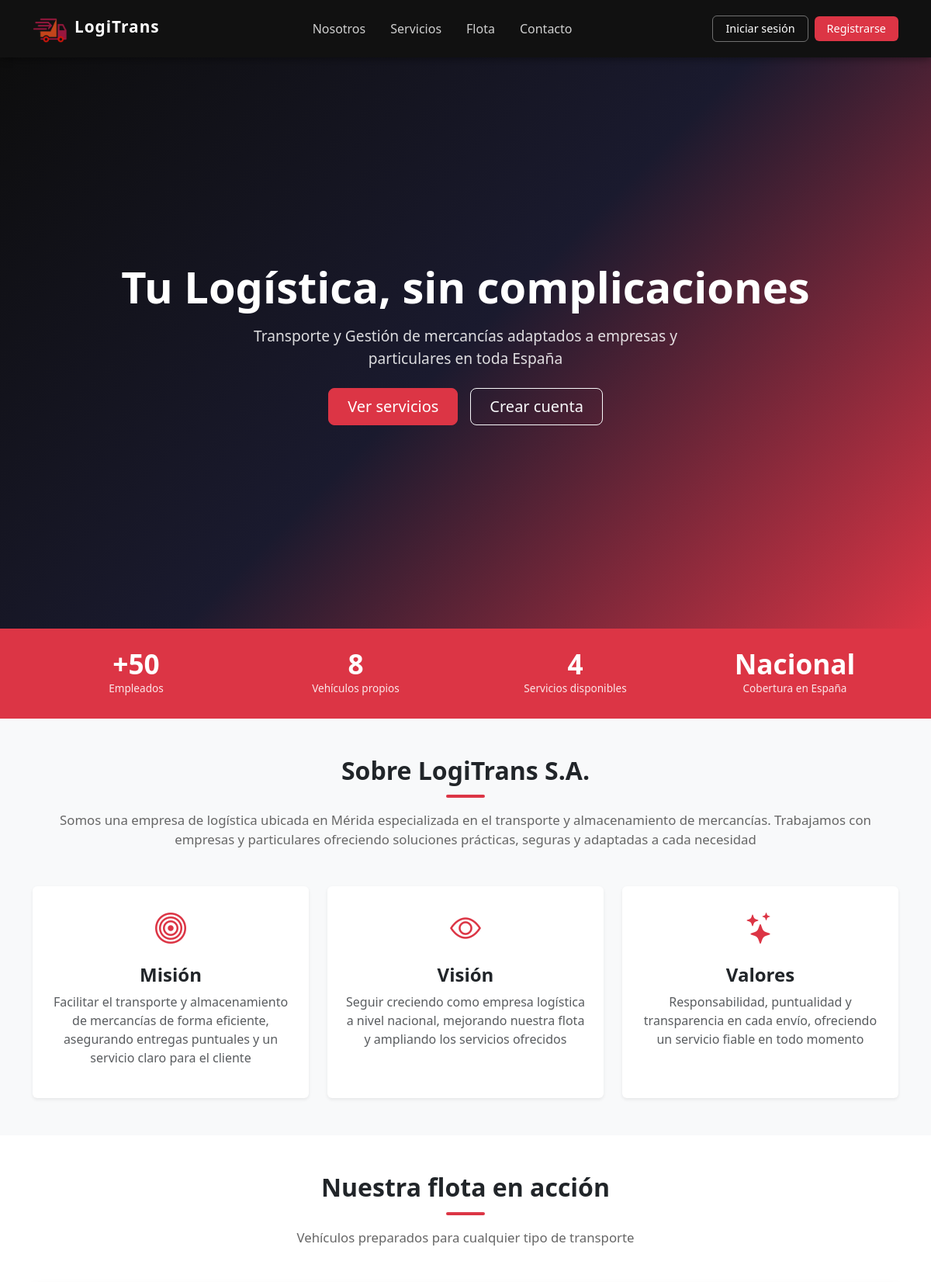
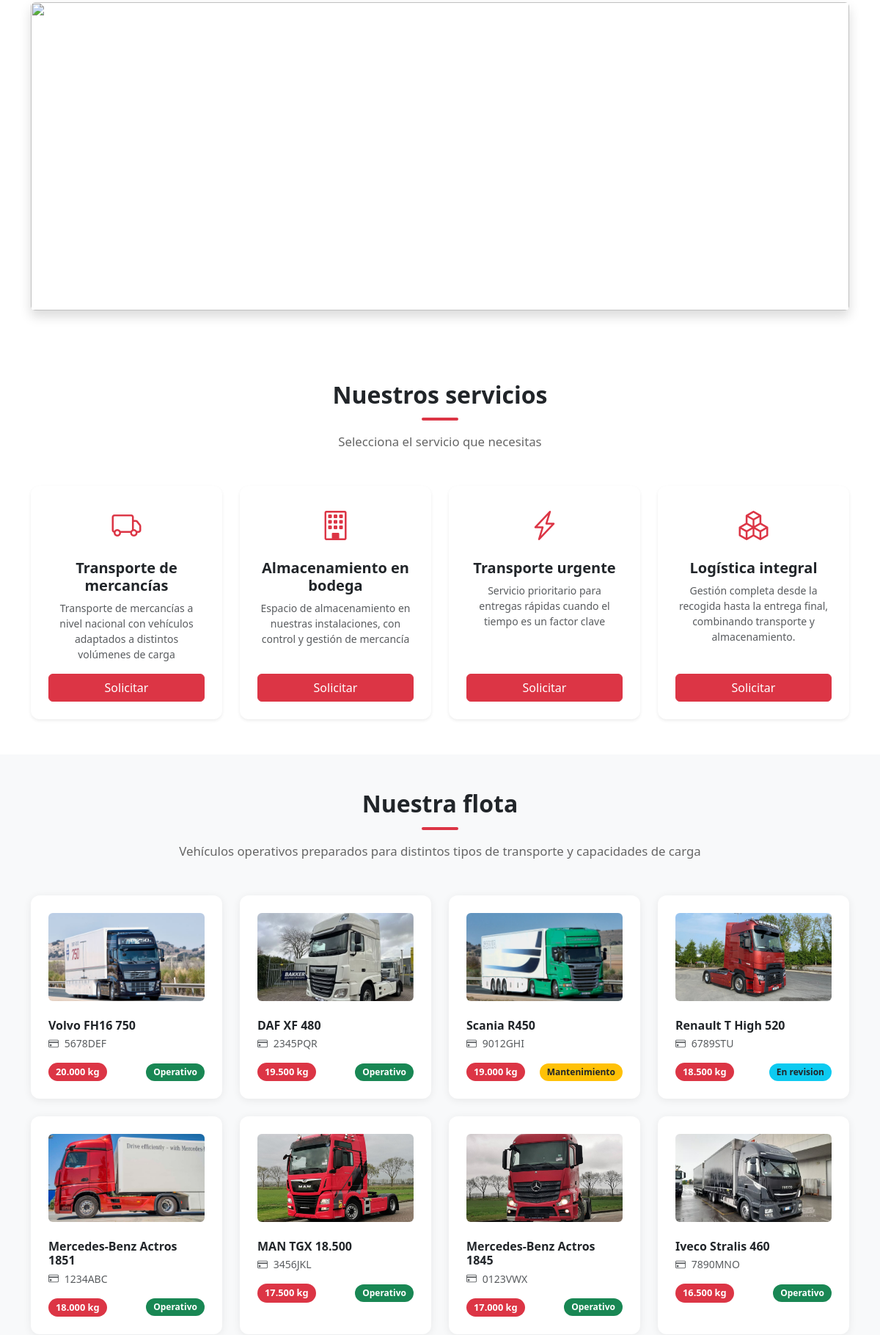
The app's page /servidor_web/www/index.php (upper part) with its own data (2 pictures, top to bottom).
### tables this page shows
CREATE TABLE IF NOT EXISTS VEHICULOS (
    ID_VEHICULO               INT AUTO_INCREMENT PRIMARY KEY,
    MATRICULA_VEHI            VARCHAR(7) NOT NULL UNIQUE,
    MARCA_VEHI                VARCHAR(30),
    MODELO_VEHI               VARCHAR(30),
    CAPACIDAD_VEHI            DECIMAL(10,2) NOT NULL,
    ESTADO_MANTENIMIENTO_VEHI VARCHAR(15)
);

### servidor_web/www/index.php (the view, shortened to what this page needs)
<?php
try {
    $pdo = conectar();
    $vehiculos = $pdo->query(
        "SELECT MATRICULA_VEHI, MARCA_VEHI, MODELO_VEHI, CAPACIDAD_VEHI, ESTADO_MANTENIMIENTO_VEHI
         FROM VEHICULOS
         ORDER BY CAPACIDAD_VEHI DESC"
    )->fetchAll();
} catch (Exception $e) {
    $vehiculos = [];
}
?>
<!DOCTYPE html>
<html lang="es">
<head>
    <link href="https://cdn.jsdelivr.net/npm/bootstrap@5.3.0/dist/css/bootstrap.min.css" rel="stylesheet">
    <link rel="stylesheet" href="https://cdn.jsdelivr.net/npm/bootstrap-icons@1.11.0/font/bootstrap-icons.css">
    <link rel="stylesheet" href="CSS/style.css">
</head>
<body>
<nav class="navbar navbar-expand-lg navbar-logitrans">
    <div class="container">
        <a class="navbar-brand" href="index.php">
            <img src="Imagenes/logo_sinfond.png" alt="LogiTrans S.A." height="35" class="d-inline-block align-text-top me-2">LogiTrans
        </a>
        <div class="collapse navbar-collapse" id="navMenu">
            <ul class="navbar-nav mx-auto gap-1">
                <li class="nav-item"><a class="nav-link" href="#nosotros">Nosotros</a></li>
                <li class="nav-item"><a class="nav-link" href="#servicios">Servicios</a></li>
                <li class="nav-item"><a class="nav-link" href="#flota">Flota</a></li>
                <li class="nav-item"><a class="nav-link" href="#contacto">Contacto</a></li>
            </ul>
            <div class="d-flex gap-2 align-items-center">
                <?php if (isset($_SESSION['usuario'])): ?>
                    <a href="dashboard.php" class="btn-nav-login text-decoration-none">
                        <i class="bi bi-person-circle me-1"></i><?php echo htmlspecialchars($_SESSION['usuario']); ?>
                    </a>
                    <a href="logout.php" class="btn-nav-login text-decoration-none">Salir</a>
                <?php else: ?>
                    <a href="login.php" class="btn-nav-login text-decoration-none">Iniciar sesión</a>
                    <a href="registro.php" class="btn-nav-register text-decoration-none">Registrarse</a>
                <?php endif; ?>
            </div>
        </div>
    </div>
</nav>
<section class="hero text-white">
    <div>
        <h1 class="fw-bold titulo-animado">Tu Logística, sin complicaciones</h1>
        <p class="mt-3">
            Transporte y Gestión de mercancías adaptados a empresas y particulares en toda España
        </p>
        <div class="mt-4 d-flex gap-3 justify-content-center flex-wrap">
            <a href="#servicios" class="btn btn-danger btn-lg px-4">Ver servicios</a>
            <?php if (!isset($_SESSION['usuario'])): ?>
                <a href="registro.php" class="btn btn-outline-light btn-lg px-4">Crear cuenta</a>
            <?php else: ?>
                <a href="dashboard.php" class="btn btn-outline-light btn-lg px-4">Mi panel</a>
            <?php endif; ?>
        </div>
    </div>
</section>
<div class="stats-bar">
    <div class="container">
        <div class="row g-3">
            <div class="col-6 col-md-3">
                <div class="stat-item">
                    <div class="stat-num">+50</div>
                    <div class="stat-label">Empleados</div>
                </div>
            </div>
            <div class="col-6 col-md-3">
                <div class="stat-item">
                    <div class="stat-num">8</div>
                    <div class="stat-label">Vehículos propios</div>
                </div>
            </div>
            <div class="col-6 col-md-3">
                <div class="stat-item">
                    <div class="stat-num">4</div>
                    <div class="stat-label">Servicios disponibles</div>
                </div>
            </div>
            <div class="col-6 col-md-3">
                <div class="stat-item">
                    <div class="stat-num">Nacional</div>
                    <div class="stat-label">Cobertura en España</div>
                </div>
            </div>
        </div>
    </div>
</div>
<section class="py-5 bg-light" id="nosotros">
    <div class="container">
        <div class="seccion-titulo">
            <h2>Sobre LogiTrans S.A.</h2>
            <div class="linea"></div>
            <p class="mt-3">
                Somos una empresa de logística ubicada en Mérida especializada en el transporte y almacenamiento de mercancías. Trabajamos con empresas y particulares ofreciendo soluciones prácticas, seguras y adaptadas a cada necesidad
            </p>
        </div>
        <div class="row g-4 justify-content-center">
            <div class="col-md-4">
                <div class="card h-100 border-0 shadow-sm text-center p-4">
                    <i class="bi bi-bullseye fs-1 text-danger mb-3"></i>
                    <h4 class="fw-bold">Misión</h4>
                    <p class="text-muted">
                        Facilitar el transporte y almacenamiento de mercancías de forma eficiente,  asegurando entregas puntuales y un servicio claro para el cliente
                    </p>
                </div>
            </div>
            <div class="col-md-4">
                <div class="card h-100 border-0 shadow-sm text-center p-4">
                    <i class="bi bi-eye fs-1 text-danger mb-3"></i>
                    <h4 class="fw-bold">Visión</h4>
                    <p class="text-muted">
                        Seguir creciendo como empresa logística a nivel nacional, mejorando nuestra flota y ampliando los servicios ofrecidos
                    </p>
                </div>
            </div>
            <div class="col-md-4">
                <div class="card h-100 border-0 shadow-sm text-center p-4">
                    <i class="bi bi-stars fs-1 text-danger mb-3"></i>
                    <h4 class="fw-bold">Valores</h4>
                    <p class="text-muted">
                        Responsabilidad, puntualidad y transparencia en cada envío, ofreciendo un servicio fiable en todo momento
                    </p>
                </div>
            </div>
        </div>
    </div>
</section>
<section class="py-5 bg-white">
    <div class="container">
        <div class="seccion-titulo">
            <h2>Nuestra flota en acción</h2>
            <div class="linea"></div>
            <p class="mt-3">Vehículos preparados para cualquier tipo de transporte</p>
        </div>
        <div id="carruselFlota" class="carousel slide"
             data-bs-ride="carousel" data-bs-interval="3000">
            <div class="carousel-indicators">
                <button type="button" data-bs-target="#carruselFlota" data-bs-slide-to="0" class="active"></button>
                <button type="button" data-bs-target="#carruselFlota" data-bs-slide-to="1"></button>
                <button type="button" data-bs-target="#carruselFlota" data-bs-slide-to="2"></button>
                <button type="button" data-bs-target="#carruselFlota" data-bs-slide-to="3"></button>
            </div>
            <div class="carousel-inner rounded shadow">
                <div class="carousel-item active">
                    <img src="Imagenes/cmon_atar.png" class="d-block w-100"
                         style="height: 420px; object-fit: cover;">
                </div>
            </div>
            <button class="carousel-control-prev" type="button"
                    data-bs-target="#carruselFlota" data-bs-slide="prev">
                <span class="carousel-control-prev-icon"></span>
            </button>
            <button class="carousel-control-next" type="button"
                    data-bs-target="#carruselFlota" data-bs-slide="next">
                <span class="carousel-control-next-icon"></span>
            </button>
        </div>
    </div>
</section>
<section class="py-5 bg-white" id="servicios">
    <div class="container">
        <div class="seccion-titulo">
            <h2>Nuestros servicios</h2>
            <div class="linea"></div>
            <p class="mt-3">Selecciona el servicio que necesitas</p>
        </div>
        <div class="row g-4">
            <div class="col-md-6 col-lg-3">
                <div class="card h-100 shadow-sm text-center p-4 servicio-card">
                    <i class="bi bi-truck fs-1 text-danger mb-3"></i>
                    <h5 class="fw-bold">Transporte de mercancías</h5>
                    <p class="text-muted small">
                        Transporte de mercancías a nivel nacional con vehículos adaptados a distintos volúmenes de carga
                    </p>
                    <a href="<?php echo isset($_SESSION['usuario']) ? 'solicitar.php?servicio=transporte' : 'login.php?redir=transporte'; ?>"
                       class="btn btn-danger mt-auto">Solicitar</a>
                </div>
            </div>
            <div class="col-md-6 col-lg-3">
                <div class="card h-100 shadow-sm text-center p-4 servicio-card">
                    <i class="bi bi-building fs-1 text-danger mb-3"></i>
                    <h5 class="fw-bold">Almacenamiento en bodega</h5>
                    <p class="text-muted small">
                        Espacio de almacenamiento en nuestras instalaciones, con control y gestión de mercancía
                    </p>
                    <a href="<?php echo isset($_SESSION['usuario']) ? 'solicitar.php?servicio=almacenamiento' : 'login.php?redir=almacenamiento'; ?>"
                       class="btn btn-danger mt-auto">Solicitar</a>
                </div>
            </div>
            <div class="col-md-6 col-lg-3">
                <div class="card h-100 shadow-sm text-center p-4 servicio-card">
                    <i class="bi bi-lightning-charge fs-1 text-danger mb-3"></i>
                    <h5 class="fw-bold">Transporte urgente</h5>
                    <p class="text-muted small">
                        Servicio prioritario para entregas rápidas cuando el tiempo es un factor clave
                    </p>
                    <a href="<?php echo isset($_SESSION['usuario']) ? 'solicitar.php?servicio=urgente' : 'login.php?redir=urgente'; ?>"
                       class="btn btn-danger mt-auto">Solicitar</a>
                </div>
            </div>
            <div class="col-md-6 col-lg-3">
                <div class="card h-100 shadow-sm text-center p-4 servicio-card">
                    <i class="bi bi-boxes fs-1 text-danger mb-3"></i>
                    <h5 class="fw-bold">Logística integral</h5>
                    <p class="text-muted small">
                        Gestión completa desde la recogida hasta la entrega final, combinando transporte y almacenamiento.
                    </p>
                    <a href="<?php echo isset($_SESSION['usuario']) ? 'solicitar.php?servicio=integral' : 'login.php?redir=integral'; ?>"
                       class="btn btn-danger mt-auto">Solicitar</a>
                </div>
            </div>
        </div>
    </div>
</section>
<section class="py-5 bg-light" id="flota">
    <div class="container">
        <div class="seccion-titulo">
            <h2>Nuestra flota</h2>
            <div class="linea"></div>
            <p class="mt-3">
                Vehículos operativos preparados para distintos tipos de transporte y capacidades de carga
            </p>
        </div>
        <?php if (!empty($vehiculos)): ?>
        <div class="row g-4">
            <?php foreach ($vehiculos as $v): ?>
            <div class="col-md-6 col-lg-3">
                <div class="flota-card p-4 h-100">
                    <div class="text-center mb-3">
                        <?php
                        $imagen = "Imagenes/" . $v['MATRICULA_VEHI'] . ".jpg";
                        ?>
                        <img src="<?php echo $imagen; ?>"
                            class="img-fluid rounded mb-2"
                            style="height:120px; width:100%; object-fit:cover;">
                    </div>
                    <h6 class="fw-bold mb-1">
                        <?php echo htmlspecialchars($v['MARCA_VEHI']); ?>
                        <?php echo htmlspecialchars($v['MODELO_VEHI']); ?>
                    </h6>
                    <p class="text-muted small mb-3">
                        <i class="bi bi-credit-card me-1"></i>
                        <?php echo htmlspecialchars($v['MATRICULA_VEHI']); ?>
                    </p>
                    <div class="d-flex justify-content-between align-items-center">
                        <span class="capacidad-badge">
                            <?php echo number_format($v['CAPACIDAD_VEHI'], 0, ',', '.'); ?> kg
                        </span>
                        <?php
                        $estado = $v['ESTADO_MANTENIMIENTO_VEHI'];
                        $clase  = match($estado) {
                            'Operativo'    => 'bg-success text-white',
                            'Mantenimiento'=> 'bg-warning text-dark',
                            'En revision'  => 'bg-info text-dark',
                            default        => 'bg-secondary text-white'
                        };
                        ?>
                        <span class="estado-badge <?php echo $clase; ?>">
                            <?php echo htmlspecialchars($estado); ?>
                        </span>
                    </div>
                </div>
            </div>
            <?php endforeach; ?>
        </div>
        <?php endif; ?>
    </div>
</section>
</body>
</html>

### servidor_web/www/CSS/style.css (style rules this page uses)
html { scroll-behavior: smooth; }
.navbar-logitrans { background-color: #111; padding: 14px 0; position: sticky; top: 0; z-index: 1000; box-shadow: 0 2px 10px rgba(0,0,0,0.4); }
.navbar-logitrans .navbar-brand { color: #fff; font-weight: 800; font-size: 1.3rem; letter-spacing: 1px; }
.navbar-logitrans .nav-link { color: rgba(255,255,255,0.8) !important; font-weight: 500; padding: 6px 14px !important; transition: color 0.2s; }
.btn-nav-login { border: 1px solid rgba(255,255,255,0.4); color: #fff; padding: 5px 16px; border-radius: 6px; font-size: 0.9rem; transition: all 0.2s; text-decoration: none; }
.btn-nav-register { background: #dc3545; color: #fff; padding: 5px 16px; border-radius: 6px; font-size: 0.9rem; border: none; transition: background 0.2s; text-decoration: none; }
.hero { background: linear-gradient(135deg, #0d0d0d 0%, #1a1a2e 50%, #dc3545 100%); min-height: 92vh; display: flex; align-items: center; justify-content: center; text-align: center; padding: 60px 20px; }
.hero h1 { font-size: clamp(2rem, 5vw, 3.5rem); font-weight: 800; }
.hero p { font-size: 1.2rem; opacity: 0.85; max-width: 600px; margin: 0 auto; }
.stats-bar { background: #dc3545; padding: 28px 0; }
.stat-item { text-align: center; color: #fff; }
.stat-item .stat-num { font-size: 2.2rem; font-weight: 800; line-height: 1; }
.stat-item .stat-label { font-size: 0.85rem; opacity: 0.88; margin-top: 4px; }
.seccion-titulo { text-align: center; margin-bottom: 48px; }
.seccion-titulo h2 { font-weight: 800; font-size: 2rem; }
.seccion-titulo p { color: #666; font-size: 1.05rem; margin-top: 8px; }
.seccion-titulo .linea { width: 50px; height: 4px; background: #dc3545; margin: 12px auto 0; border-radius: 2px; }
.servicio-card { border: none; border-radius: 12px; transition: transform 0.3s ease, box-shadow 0.3s ease; cursor: pointer; }
.flota-card { border: none; border-radius: 12px; background: #fff; box-shadow: 0 2px 12px rgba(0,0,0,0.07); transition: transform 0.3s ease, box-shadow 0.3s ease; }
.flota-card .capacidad-badge { background: #dc3545; color: #fff; font-size: 0.8rem; font-weight: 600; padding: 3px 10px; border-radius: 20px; }
.flota-card .estado-badge { font-size: 0.75rem; padding: 3px 10px; border-radius: 20px; font-weight: 600; }
.titulo-animado { animation: aparecer 1s ease-in-out; }

### records on screen
vehiculos: MATRICULA_VEHI (picture), MARCA_VEHI "Volvo", MODELO_VEHI "FH16 750", MATRICULA_VEHI "5678DEF", CAPACIDAD_VEHI "20.000", ESTADO_MANTENIMIENTO_VEHI "Operativo"
vehiculos: MATRICULA_VEHI (picture), MARCA_VEHI "DAF", MODELO_VEHI "XF 480", MATRICULA_VEHI "2345PQR", CAPACIDAD_VEHI "19.500", ESTADO_MANTENIMIENTO_VEHI "Operativo"
vehiculos: MATRICULA_VEHI (picture), MARCA_VEHI "Scania", MODELO_VEHI "R450", MATRICULA_VEHI "9012GHI", CAPACIDAD_VEHI "19.000", ESTADO_MANTENIMIENTO_VEHI "Mantenimiento"
vehiculos: MATRICULA_VEHI (picture), MARCA_VEHI "Renault", MODELO_VEHI "T High 520", MATRICULA_VEHI "6789STU", CAPACIDAD_VEHI "18.500", ESTADO_MANTENIMIENTO_VEHI "En revision"
vehiculos: MATRICULA_VEHI (picture), MARCA_VEHI "Mercedes-Benz", MODELO_VEHI "Actros 1851", MATRICULA_VEHI "1234ABC", CAPACIDAD_VEHI "18.000", ESTADO_MANTENIMIENTO_VEHI "Operativo"
vehiculos: MATRICULA_VEHI (picture), MARCA_VEHI "MAN", MODELO_VEHI "TGX 18.500", MATRICULA_VEHI "3456JKL", CAPACIDAD_VEHI "17.500", ESTADO_MANTENIMIENTO_VEHI "Operativo"
vehiculos: MATRICULA_VEHI (picture), MARCA_VEHI "Mercedes-Benz", MODELO_VEHI "Actros 1845", MATRICULA_VEHI "0123VWX", CAPACIDAD_VEHI "17.000", ESTADO_MANTENIMIENTO_VEHI "Operativo"
vehiculos: MATRICULA_VEHI (picture), MARCA_VEHI "Iveco", MODELO_VEHI "Stralis 460", MATRICULA_VEHI "7890MNO", CAPACIDAD_VEHI "16.500", ESTADO_MANTENIMIENTO_VEHI "Operativo"
